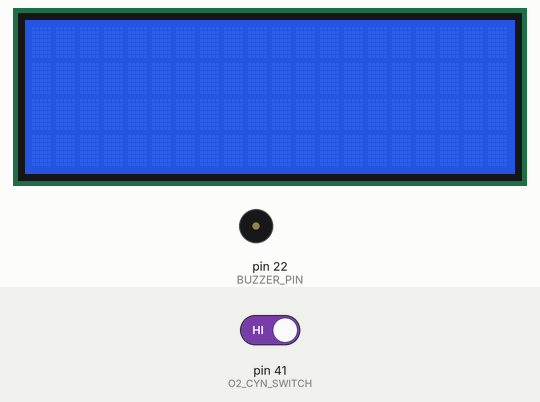
Simulated run of this sketch. Board: Arduino Mega 2560, built with avr-gcc and run on an emulated ATmega2560. On the bench: 20×4 character LCD, buzzer (waves = sounding, pin HIGH). The inputs (shaded band) are chosen by the test bench; at power-on: pin 41 (O2_CYN_SWITCH) HIGH. What the sketch prints to the serial monitor is not drawn.

Above: at 6.2 s.
6.3 s: pin 41 (O2_CYN_SWITCH) driven LOW
At 10.9 s:
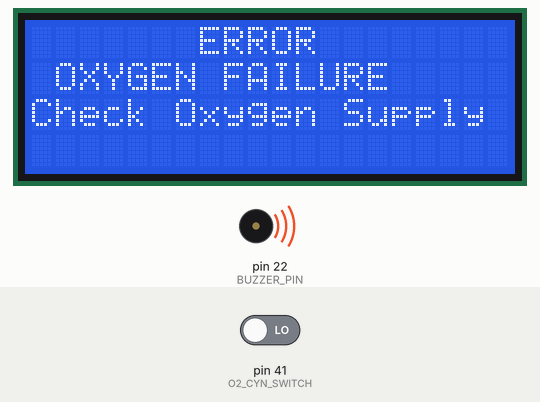
Timing chart, 0 to 12.4 s (numbered marks = the images above; inputs shaded):
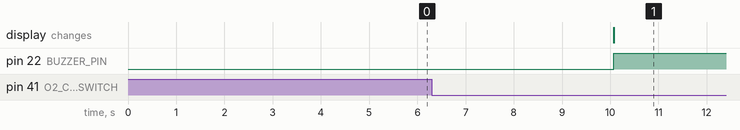

The sketch:

alarms.ino
```cpp
#include <LiquidCrystal.h>
#include "BoardDefines.h"
#define DISPLAY_1_PIN       13   //  LCD D4 pin to digital pin 13
#define DISPLAY_2_PIN       12   // LCD D5 pin to digital pin 12
#define DISPLAY_3_PIN       11   // LCD D6 pin to digital pin 11
#define DISPLAY_4_PIN       10   // LCD D6 pin to digital pin 10
#define DISPLAY_RS_PIN       43   // LCD RS pin to digital pin 42
#define DISPLAY_EN_PIN       42  // LCD RS pin to digital pin 43


#define O2_CYN_SWITCH 41
#define BUZZER_PIN    22
#define OXY_FAILURE_MSG1 " OXYGEN FAILURE "
#define OXY_FAILURE_MSG2 "Check Oxygen Supply"
static bool blink = true;
LiquidCrystal lcd(DISPLAY_RS_PIN, DISPLAY_EN_PIN, DISPLAY_4_PIN, DISPLAY_3_PIN, DISPLAY_2_PIN, DISPLAY_1_PIN);

void setup() {
   DebugPort.begin(115200);
   // set up the LCD's number of columns and rows:
  lcd.begin(20, 4);
    pinMode(O2_CYN_SWITCH, INPUT_PULLUP);
     pinMode(BUZZER_PIN, OUTPUT);
    checkAlarms();
}

void loop() {
  // put your main code here, to run repeatedly:
  checkAlarms();
}
void checkAlarms()
{

  int oxySupply = digitalRead(O2_CYN_SWITCH);
  if (oxySupply == LOW )
    {
        lcd.clear();
        lcd.setCursor(0, 0);
        lcd.print("       ERROR");
        lcd.setCursor(0, 1);
        lcd.print( OXY_FAILURE_MSG1);
        lcd.setCursor(0, 2);
        lcd.print( OXY_FAILURE_MSG2);
        digitalWrite(BUZZER_PIN, blink);
        DebugPort.print("Oxygen cylinder Supply Interrupted");
    }else{
         DebugPort.print("Oxygen cylinder Supply working properly !!!");

    }
    delay(5000);
}
```

BoardDefines.h
```cpp
#ifndef __BOARD_INCLUDES_H__
#define __BOARD_INCLUDES_H__


#define VERSION_2_0 0

#define VERSION_2_1 1

#define VERSION_2_2 2


/// Define the Board Here
#define BOARD_VERSION VERSION_2_1

#if BOARD_VERSION == VERSION_2_2

#pragma message("Board Version 2.2")

#define DebugPort Serial2

#else

#pragma message("Board Version 2.1/2.0")

#define DebugPort Serial

#endif


#define ENABLE_BUZZER 0
//#define DEBUG_RECEIVED_DATA 1
#define PRINT_PROCESSING_TIME 0

#define ENABLE_O2_SUPPLY 0


#endif //  __BOARD_INCLUDES_H__
```

Measured:
- after the input at 6.3 s, pin 22 (BUZZER_PIN): LOW → HIGH after 3.8 s; the display: changes after 3.8 s (image 1)
